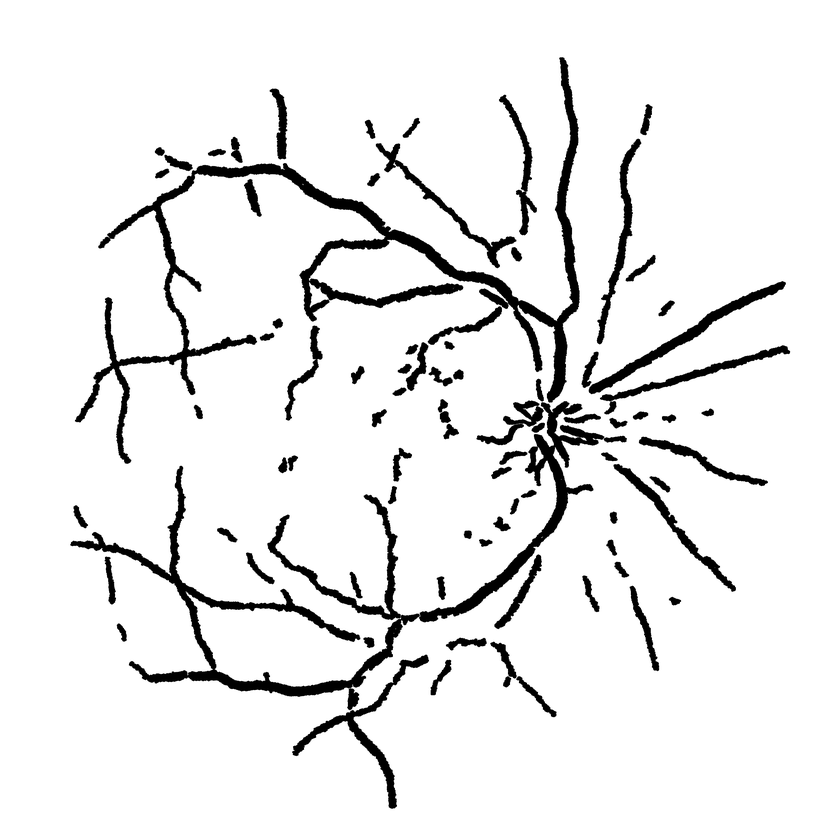
#> input picture image/www.png, 840 x 840 px, shrunk from 2912 x 2912 before the run
$ python gabolFilter.py   (older library calls are emulated)
#> lines starting #> are read from the running program, lines starting #| are printed output that depends on the picture; after the words box and inside, x2 and y2 are one past the last pixel; in counts of white or black regions, pixels touching at a corner belong together
#> further down, src is the input picture: shape (840, 840); min 0, max 255, mean 235.8
import numpy as np
import cv2
from skimage.morphology import skeletonize
import matplotlib.pyplot as plt
from skimage import img_as_ubyte

def _floodfill(image):
    ret, thresh1 = cv2.threshold(image, 127, 255, cv2.THRESH_BINARY_INV)
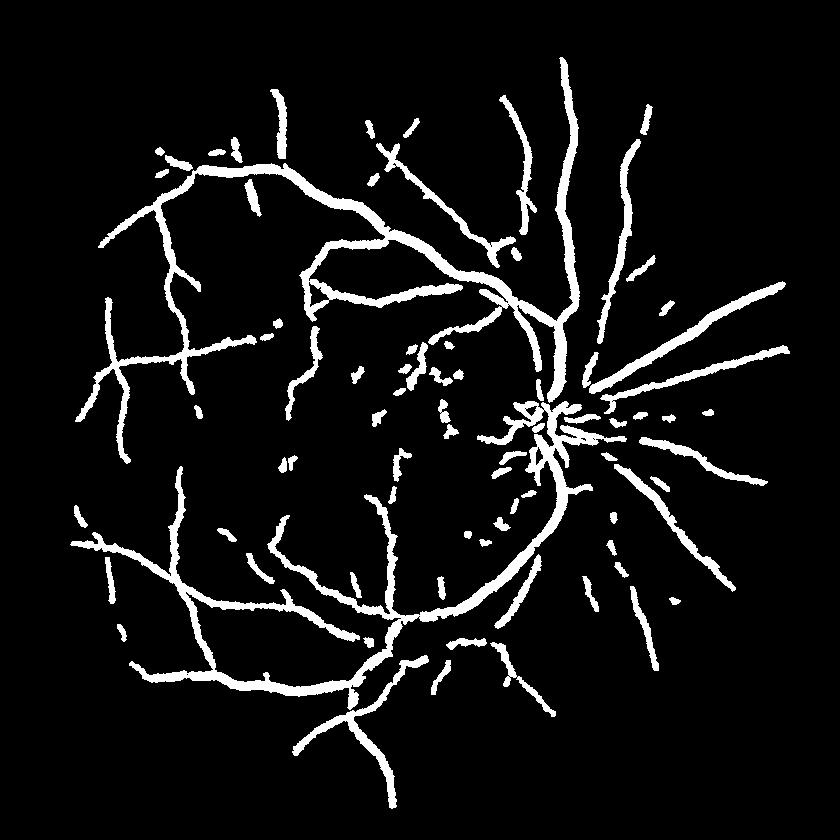
#> thresh1: shape (840, 840); 7.5% white; 78 white regions, largest, box (x1, y1, x2, y2) and area: (75, 57, 580, 464) 15784, (70, 401, 627, 710) 14414, (589, 281, 786, 394) 2081
    bw = np.asarray(thresh1, dtype=np.bool)
    skeleton = skeletonize(bw)
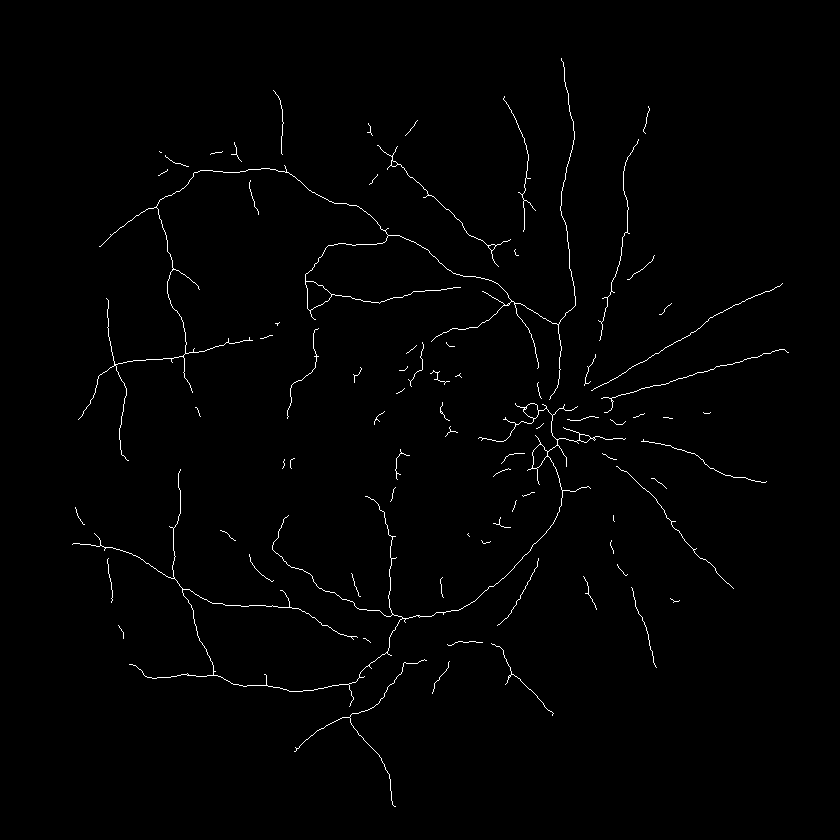
#> skeleton: shape (840, 840) bool; 0.98% white in thin lines or dots, all inside (x1, y1, x2, y2) = (72, 58, 789, 807)
    if __name__ == "__main__":
        fig, axes = plt.subplots(2, 1, figsize=(8, 8), sharex=True, sharey=True)
        ax = axes.ravel()
        ax[0].imshow(image, cmap=plt.cm.gray, interpolation='nearest')
        ax[0].set_title('original')
        ax[0].axis('off')
        ax[1].imshow(skeleton, cmap=plt.cm.gray, interpolation='nearest')
        ax[1].set_title('skeleton')
        ax[1].axis('off')
        fig.tight_layout()
        plt.show()
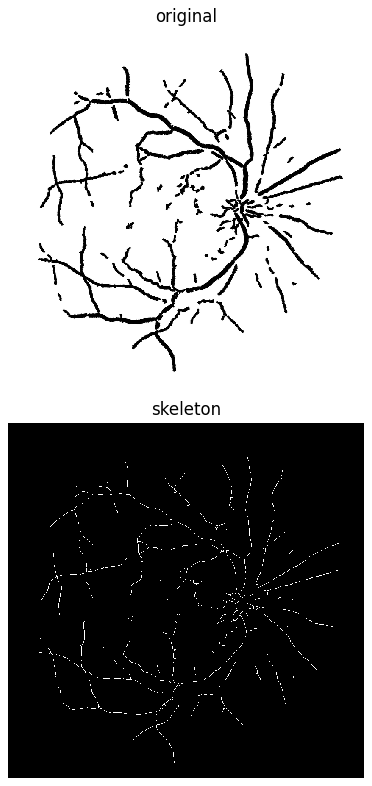
#> figure drawn by matplotlib, 2 panels
    return skeleton

if __name__ == "__main__":
    src = cv2.imread("../image/www.png", cv2.THRESH_BINARY)
    bw2 =  _floodfill(src)
    wimage = img_as_ubyte(bw2)
    cv2.imwrite("../image/wwws4.png", wimage)
